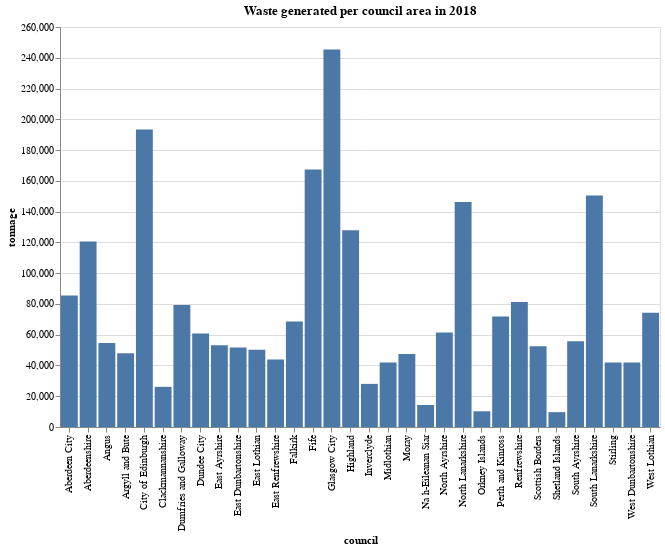

The code cell stored with this chart in its notebook:
### Code cell
; Bar chart 

(defn bar-chart [title data]
  {:title title
   :width 600
   :height 400       
   :data {:values data}
   :mark "bar"
   :encoding {
              :x {:field "council"
                  :type "nominal"}
              :y {:field "tonnage"
                  :type "quantitative"}}})

(display/render-mime 
    :application/vnd.vegalite.v2+json 
    (bar-chart "Waste generated per council area in 2018" waste-generated-2018))

### Figure 1 — Vega-Lite specification as saved in the notebook (floating-point values rounded to 4 significant figures)
{"data": {"values": [{"council": "Aberdeen City", "process": "Generated", "tonnage": "85539.75", "type": "Subtotal", "year": "2018"}, {"council": "Aberdeenshire", "process": "Generated", "tonnage": "120518.79", "type": "Subtotal", "year": "2018"}, {"council": "Angus", "process": "Generated", "tonnage": "54619.26", "type": "Subtotal", "year": "2018"}, {"council": "Argyll and Bute", "process": "Generated", "tonnage": "47972.14", "type": "Subtotal", "year": "2018"}, {"council": "City of Edinburgh", "process": "Generated", "tonnage": "193341.11", "type": "Subtotal", "year": "2018"}, {"council": "Clackmannanshire", "process": "Generated", "tonnage": "26121.68", "type": "Subtotal", "year": "2018"}, {"council": "Dumfries and Galloway", "process": "Generated", "tonnage": "79324.66", "type": "Subtotal", "year": "2018"}, {"council": "Dundee City", "process": "Generated", "tonnage": "60772.91", "type": "Subtotal", "year": "2018"}, {"council": "East Ayrshire", "process": "Generated", "tonnage": "53147.61", "type": "Subtotal", "year": "2018"}, {"council": "East Dunbartonshire", "process": "Generated", "tonnage": "51642.96", "type": "Subtotal", "year": "2018"}, {"council": "East Lothian", "process": "Generated", "tonnage": "50133.89", "type": "Subtotal", "year": "2018"}, {"council": "East Renfrewshire", "process": "Generated", "tonnage": "43927.49", "type": "Subtotal", "year": "2018"}, {"council": "Falkirk", "process": "Generated", "tonnage": "68570.63", "type": "Subtotal", "year": "2018"}, {"council": "Fife", "process": "Generated", "tonnage": "167353.17", "type": "Subtotal", "year": "2018"}, {"council": "Glasgow City", "process": "Generated", "tonnage": "245317.95", "type": "Subtotal", "year": "2018"}, {"council": "Highland", "process": "Generated", "tonnage": "127880.43", "type": "Subtotal", "year": "2018"}, {"council": "Inverclyde", "process": "Generated", "tonnage": "28027.29", "type": "Subtotal", "year": "2018"}, {"council": "Midlothian", "process": "Generated", "tonnage": "41889.59", "type": "Subtotal", "year": "2018"}, {"council": "Moray", "process": "Generated", "tonnage": "47522.38", "type": "Subtotal", "year": "2018"}, {"council": "Na h-Eileanan Siar", "process": "Generated", "tonnage": "14325.42", "type": "Subtotal", "year": "2018"}, {"council": "North Ayrshire", "process": "Generated", "tonnage": "61421.02", "type": "Subtotal", "year": "2018"}, {"council": "North Lanarkshire", "process": "Generated", "tonnage": "146175.26", "type": "Subtotal", "year": "2018"}, {"council": "Orkney Islands", "process": "Generated", "tonnage": "10220.52", "type": "Subtotal", "year": "2018"}, {"council": "Perth and Kinross", "process": "Generated", "tonnage": "71814.91", "type": "Subtotal", "year": "2018"}, {"council": "Renfrewshire", "process": "Generated", "tonnage": "81254.78", "type": "Subtotal", "year": "2018"}, {"council": "Scottish Borders", "process": "Generated", "tonnage": "52491.08", "type": "Subtotal", "year": "2018"}, {"council": "Shetland Islands", "process": "Generated", "tonnage": "9649.12", "type": "Subtotal", "year": "2018"}, {"council": "South Ayrshire", "process": "Generated", "tonnage": "55814.43", "type": "Subtotal", "year": "2018"}, {"council": "South Lanarkshire", "process": "Generated", "tonnage": "150470.22", "type": "Subtotal", "year": "2018"}, {"council": "Stirling", "process": "Generated", "tonnage": "41925.04", "type": "Subtotal", "year": "2018"}, {"council": "West Dunbartonshire", "process": "Generated", "tonnage": "41866.58", "type": "Subtotal", "year": "2018"}, {"council": "West Lothian", "process": "Generated", "tonnage": "74193.76", "type": "Subtotal", "year": "2018"}]}, "encoding": {"x": {"field": "council", "type": "nominal"}, "y": {"field": "tonnage", "type": "quantitative"}}, "height": 400, "mark": "bar", "title": "Waste generated per council area in 2018", "width": 600}
